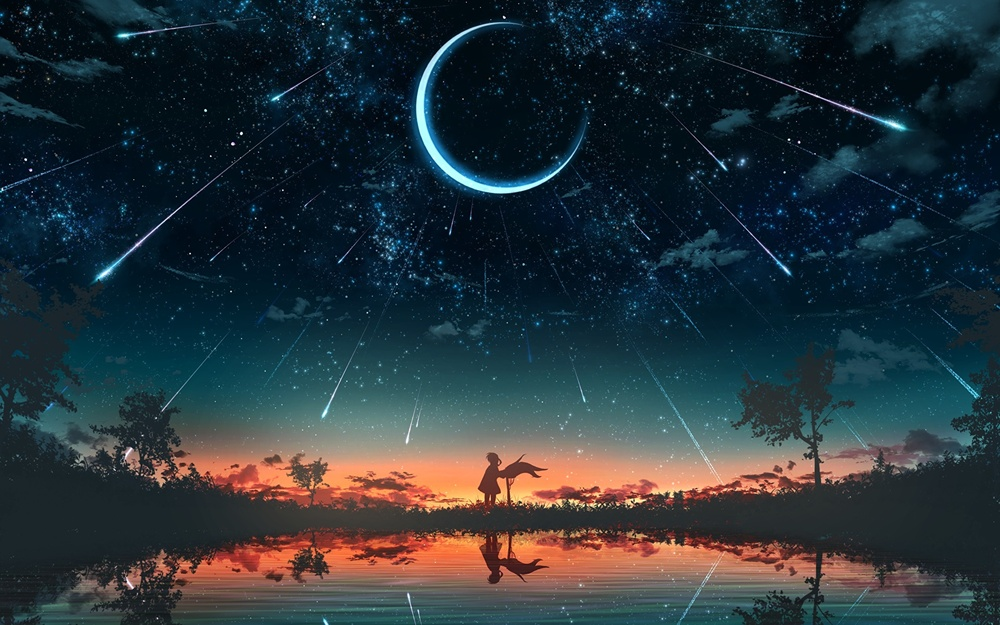
#> input picture images/image7.jpg, 1000 x 625 px, shrunk from 1920 x 1200 before the run, found by its file name
$ python Question_7.py
#> lines starting #> are read from the running program, lines starting #| are printed output that depends on the picture
# Write a program to perform the following image enhancement methods.
# a) Brightness enhancement
# b) Brightness suppression
# c) Contrast manipulation
# d) Gray level slicing without background

import cv2

# a) Brightness enhancement
img = cv2.imread("images\image7.jpg") #load rgb image
#> img is the input picture: shape (625, 1000, 3); mean B, G, R 57.8, 51.7, 40.3
hsv = cv2.cvtColor(img, cv2.COLOR_BGR2HSV) #convert it to hsv
#> hsv: shape (625, 1000, 3); mean H, S, V 87.2, 170.3, 68.7
value = 25
for x in range(0, len(hsv)):
    for y in range(0, len(hsv[0])):
        hsv[x, y][2] += value
#> hsv: shape (625, 1000, 3); mean H, S, V 87.2, 170.3, 87.1

img = cv2.cvtColor(hsv, cv2.COLOR_HSV2BGR)
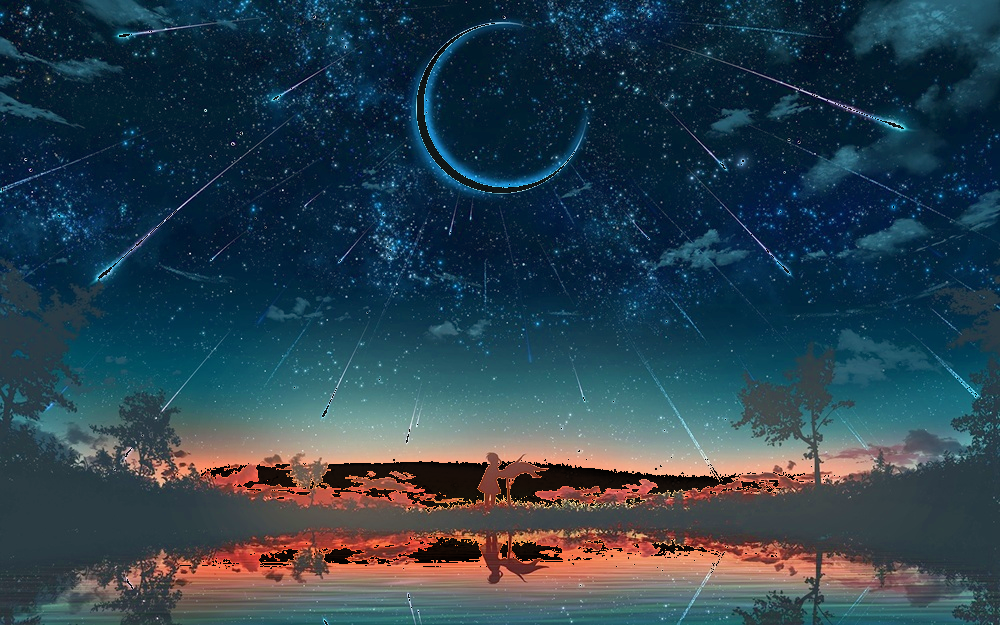
#> img: shape (625, 1000, 3); mean B, G, R 77.8, 65.2, 43.5
cv2.imshow("image_processed.jpg", img)
cv2.waitKey(0)

$ run again, with images/image5.jpg copied over images/image7.jpg
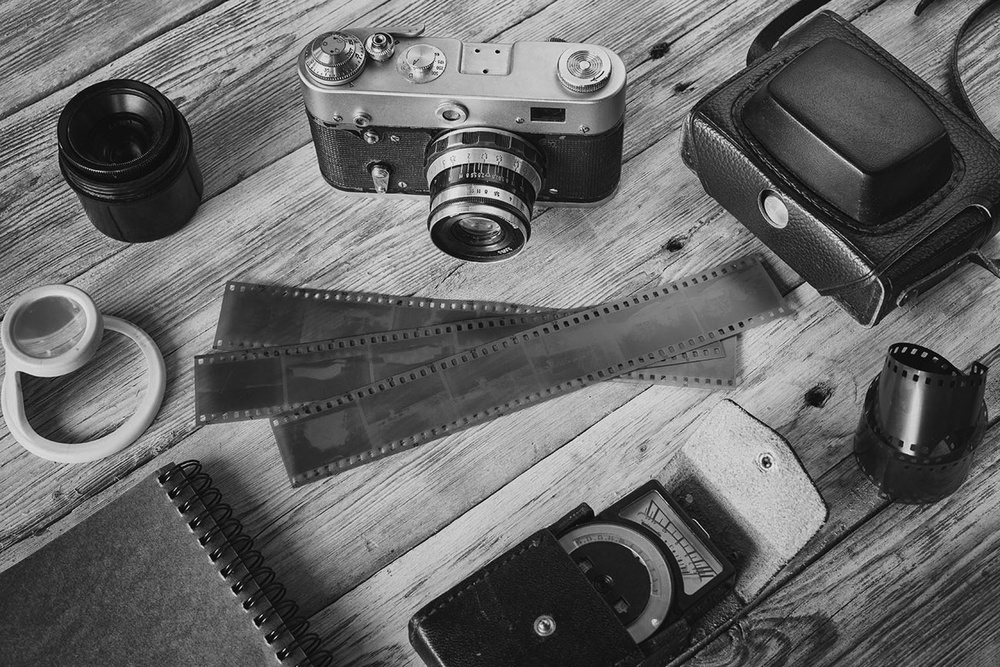
#> input picture images/image5.jpg, 1000 x 667 px, shrunk from 1300 x 867 before the run, found by its file name
#> img is the input picture: shape (667, 1000, 3); min 0, max 249, mean 103.4
#> `img = cv2.cvtColor(hsv, cv2.COLOR_HSV2BGR)`:
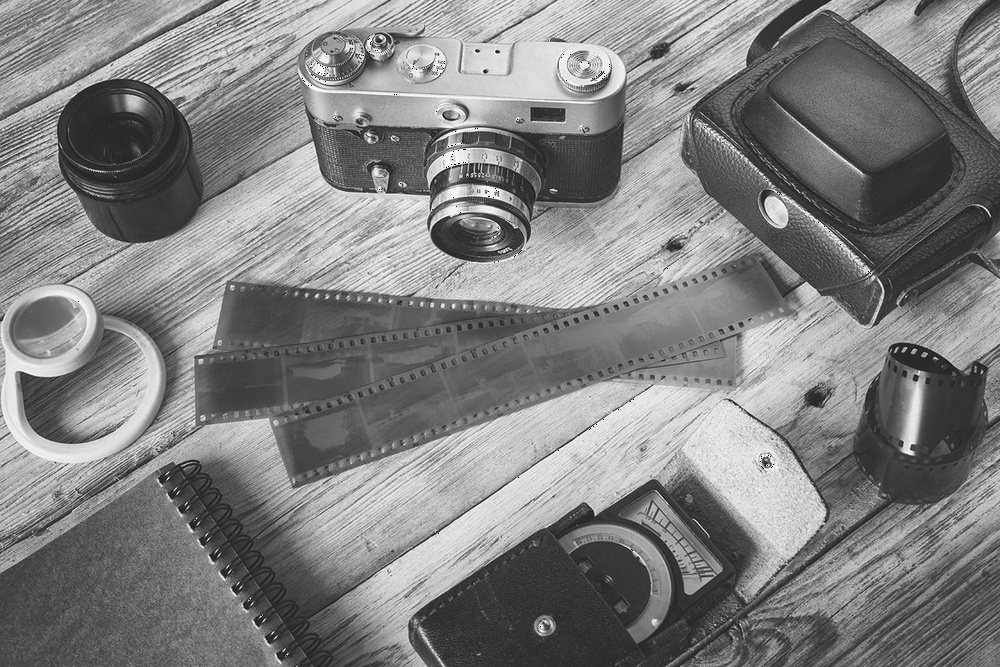
#> img: shape (667, 1000, 3); min 0, max 255, mean 128.4

$ run again, with images/image6.jpg copied over images/image7.jpg
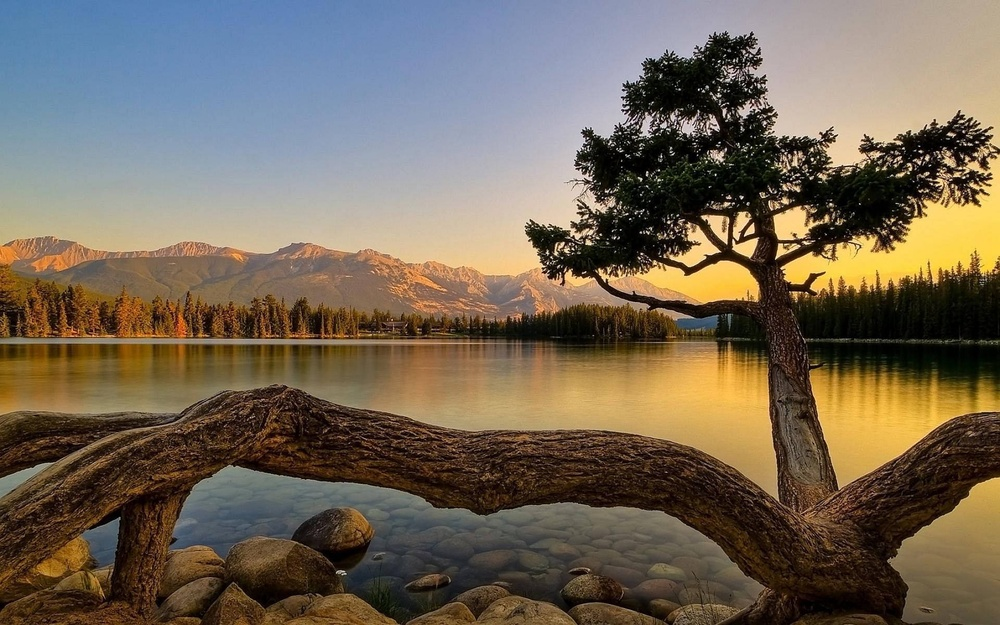
#> input picture images/image6.jpg, 1000 x 625 px, shrunk from 1920 x 1200 before the run, found by its file name
#> img is the input picture: shape (625, 1000, 3); mean B, G, R 86.7, 102.7, 115.1
#> `img = cv2.cvtColor(hsv, cv2.COLOR_HSV2BGR)`:
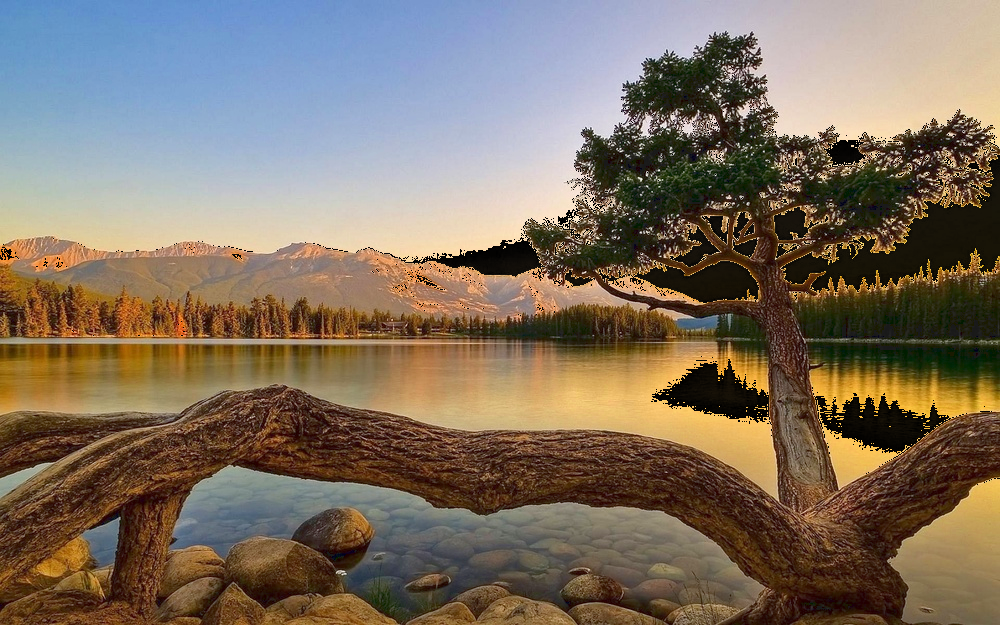
#> img: shape (625, 1000, 3); mean B, G, R 96.1, 111.9, 126.3
